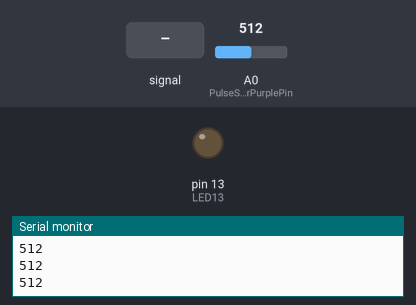
A sketch run on a simulated Arduino Uno, built with avr-gcc and run on an emulated ATmega328P. Parts: output pins drawn as LEDs (lit = HIGH), the last lines printed to the serial monitor. Dashed ring = blinking. Inputs (shaded band) come from the test bench; at power-on: A0 (PulseSensorPurplePin) = 512.

Above: at 1.2 s.
1.3 s: A0 (PulseSensorPurplePin) fed a 200 Hz sine of ±81 counts around its level
At 2.2 s:
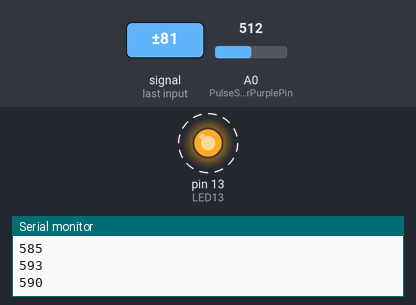
4.3 s: A0 (PulseSensorPurplePin) set to 306
At 4.8 s:
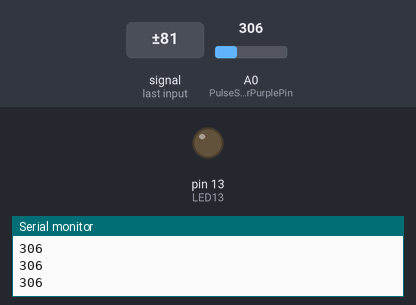
5.8 s: A0 (PulseSensorPurplePin) set to 539
7.3 s: A0 (PulseSensorPurplePin) set to 564
At 7.7 s:
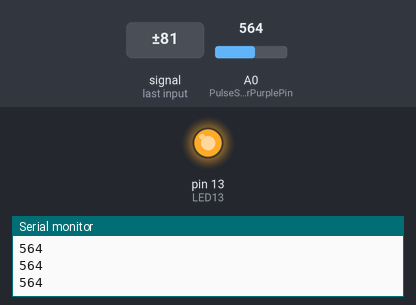
8.8 s: A0 (PulseSensorPurplePin) set to 540
At 10.2 s:
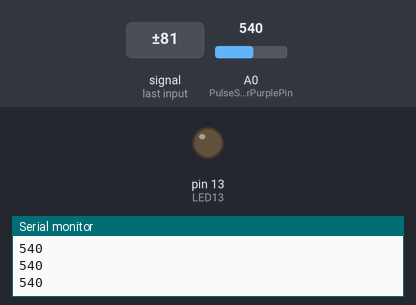
Timing chart, 0 to 11.3 s (numbered marks = the images above; inputs shaded):
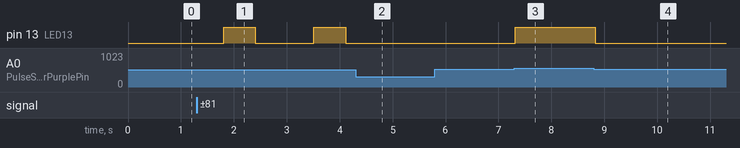

The sketch:

HeartSensor.ino
```cpp
int PulseSensorPurplePin = A0; // A0에 심박 센서를 할당
int LED13 = 13;
int Signal;
int Threshold = 550;

void setup() {
  // put your setup code here, to run once:
  pinMode(LED13, OUTPUT);
  Serial.begin(9600);

}

void loop() {
  Heart_Sensor();
}

void Heart_Sensor() {
  Signal = analogRead(PulseSensorPurplePin);
  Serial.println(Signal); // 현재 심박수를 출력합니다.

  if (Signal > Threshold) {
    digitalWrite(LED13, HIGH); // LED 가동
  }

  else {
    digitalWrite(LED13, LOW); // LED 꺼짐
  }
  delay(100); // 0.1초마다 체크
}
```

Measured:
- the behaviour switches between 550 and 551 on A0 (PulseSensorPurplePin) (found by bisection; images 2 and 3)
- after the input at 1.3 s, pin 13 (LED13): alternates HIGH for 0.60 s and LOW for 1.1 s, starting after 0.51 s
- after the input at 4.3 s, pin 13 (LED13): stays LOW (without the input it goes to HIGH after 0.92 s)
- after the input at 7.3 s, pin 13 (LED13): LOW → HIGH at once
- after the input at 8.8 s, pin 13 (LED13): HIGH → LOW at once
